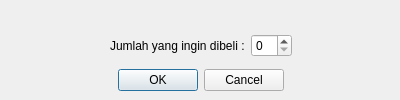
<?xml version="1.0" encoding="UTF-8"?>
<ui version="4.0">
 <class>BuyDialog</class>
 <widget class="QDialog" name="BuyDialog">
  <property name="geometry">
   <rect>
    <x>0</x>
    <y>0</y>
    <width>400</width>
    <height>100</height>
   </rect>
  </property>
  <property name="windowTitle">
   <string>Dialog</string>
  </property>
  <widget class="QWidget" name="horizontalLayoutWidget">
   <property name="geometry">
    <rect>
     <x>0</x>
     <y>60</y>
     <width>401</width>
     <height>41</height>
    </rect>
   </property>
   <layout class="QHBoxLayout" name="horizontalLayout">
    <item>
     <spacer name="horizontalSpacer">
      <property name="orientation">
       <enum>Qt::Horizontal</enum>
      </property>
      <property name="sizeHint" stdset="0">
       <size>
        <width>40</width>
        <height>20</height>
       </size>
      </property>
     </spacer>
    </item>
    <item>
     <widget class="QDialogButtonBox" name="buttonBox">
      <property name="standardButtons">
       <set>QDialogButtonBox::Cancel|QDialogButtonBox::Ok</set>
      </property>
     </widget>
    </item>
    <item>
     <spacer name="horizontalSpacer_2">
      <property name="orientation">
       <enum>Qt::Horizontal</enum>
      </property>
      <property name="sizeHint" stdset="0">
       <size>
        <width>40</width>
        <height>20</height>
       </size>
      </property>
     </spacer>
    </item>
   </layout>
  </widget>
  <widget class="QWidget" name="horizontalLayoutWidget_2">
   <property name="geometry">
    <rect>
     <x>0</x>
     <y>30</y>
     <width>401</width>
     <height>31</height>
    </rect>
   </property>
   <layout class="QHBoxLayout" name="horizontalLayout_2">
    <item>
     <spacer name="horizontalSpacer_3">
      <property name="orientation">
       <enum>Qt::Horizontal</enum>
      </property>
      <property name="sizeHint" stdset="0">
       <size>
        <width>40</width>
        <height>20</height>
       </size>
      </property>
     </spacer>
    </item>
    <item>
     <widget class="QLabel" name="label">
      <property name="text">
       <string>Jumlah yang ingin dibeli :</string>
      </property>
     </widget>
    </item>
    <item>
     <widget class="QSpinBox" name="spinBox"/>
    </item>
    <item>
     <spacer name="horizontalSpacer_4">
      <property name="orientation">
       <enum>Qt::Horizontal</enum>
      </property>
      <property name="sizeHint" stdset="0">
       <size>
        <width>40</width>
        <height>20</height>
       </size>
      </property>
     </spacer>
    </item>
   </layout>
  </widget>
  <widget class="QWidget" name="horizontalLayoutWidget_3">
   <property name="geometry">
    <rect>
     <x>0</x>
     <y>0</y>
     <width>401</width>
     <height>31</height>
    </rect>
   </property>
   <layout class="QHBoxLayout" name="horizontalLayout_3">
    <item>
     <spacer name="horizontalSpacer_5">
      <property name="orientation">
       <enum>Qt::Horizontal</enum>
      </property>
      <property name="sizeHint" stdset="0">
       <size>
        <width>40</width>
        <height>20</height>
       </size>
      </property>
     </spacer>
    </item>
    <item>
     <widget class="QLabel" name="errorMessage">
      <property name="text">
       <string/>
      </property>
     </widget>
    </item>
    <item>
     <spacer name="horizontalSpacer_6">
      <property name="orientation">
       <enum>Qt::Horizontal</enum>
      </property>
      <property name="sizeHint" stdset="0">
       <size>
        <width>40</width>
        <height>20</height>
       </size>
      </property>
     </spacer>
    </item>
   </layout>
  </widget>
 </widget>
 <resources/>
 <connections/>
</ui>
